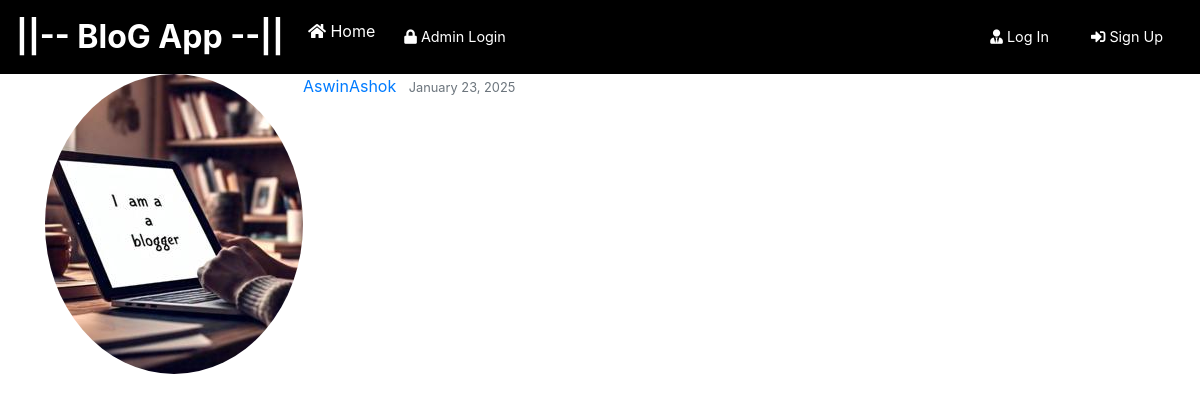
Screenshot of /post/7/ with the database file from the repository.
### blog/models.py (models this page shows, shortened)
class Post(models.Model):
    title = models.CharField(max_length=100)
    content = models.TextField()
    date_posted = models.DateTimeField(default=timezone.now)
    author = models.ForeignKey(User, on_delete=models.CASCADE)

### users/models.py (models this page shows, shortened)
class Profile(models.Model):
    user = models.OneToOneField(User, on_delete=models.CASCADE)
    image = models.ImageField(upload_to='profile_pics', blank=True, null=True)  # Made optional
    contact_number = models.CharField(max_length=15, blank=True, null=True)
    is_blocked = models.BooleanField(default=False)

### blog/views.py (the view)
# urls.py: path('post/<int:pk>/', PostDetailView.as_view(), name='post-detail'),
class PostDetailView(DetailView):
    model = Post

### blog/templates/blog/post_detail.html (shortened to what this page needs)
{% extends "blog/base.html" %}
{% load static %}
{% block content %}
  <article class="media content-section">
    {% if object.author.profile.image %}
      <img class="rounded-circle article-img" src="{{ object.author.profile.image.url }}">
    {% endif %}
    <div class="media-body">
      <div class="article-metadata">
        <a class="mr-2" href="{% url 'user-posts' object.author.username %}">{{ object.author }}</a>
        <small class="text-muted">{{ object.date_posted|date:"F d, Y" }}</small>
      </div>
    </div>
  </article>
{% endblock content %}

### rows the page displays
Post: author.profile.image (placeholder picture), author "AswinAshok", date_posted "January 23, 2025"
